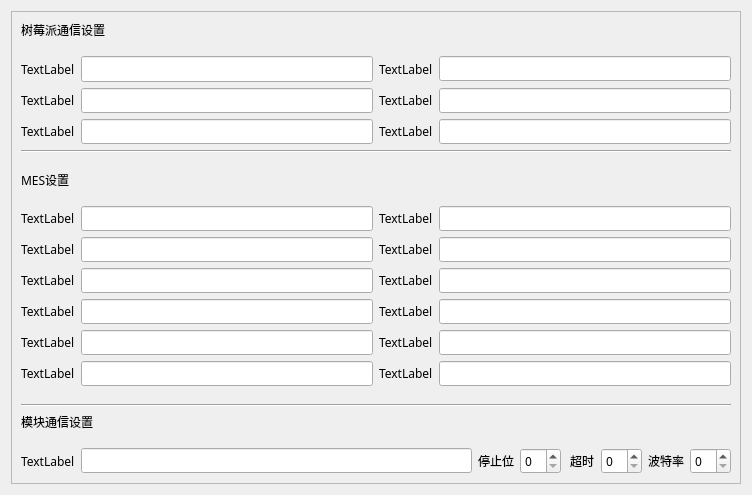
<?xml version="1.0" encoding="UTF-8"?>
<ui version="4.0">
 <class>Dialog</class>
 <widget class="QDialog" name="Dialog">
  <property name="geometry">
   <rect>
    <x>0</x>
    <y>0</y>
    <width>752</width>
    <height>495</height>
   </rect>
  </property>
  <property name="windowTitle">
   <string>Dialog</string>
  </property>
  <layout class="QVBoxLayout" name="verticalLayout_2">
   <item>
    <widget class="QScrollArea" name="scrollArea">
     <property name="font">
      <font>
       <family>JetBrains Mono</family>
      </font>
     </property>
     <property name="widgetResizable">
      <bool>true</bool>
     </property>
     <widget class="QWidget" name="scrollAreaWidgetContents">
      <property name="geometry">
       <rect>
        <x>0</x>
        <y>0</y>
        <width>732</width>
        <height>475</height>
       </rect>
      </property>
      <layout class="QVBoxLayout" name="verticalLayout">
       <item>
        <widget class="QLabel" name="label_17">
         <property name="text">
          <string>树莓派通信设置</string>
         </property>
        </widget>
       </item>
       <item>
        <spacer name="verticalSpacer_3">
         <property name="orientation">
          <enum>Qt::Orientation::Vertical</enum>
         </property>
         <property name="sizeHint" stdset="0">
          <size>
           <width>20</width>
           <height>40</height>
          </size>
         </property>
        </spacer>
       </item>
       <item>
        <layout class="QGridLayout" name="gridLayout">
         <item row="0" column="0">
          <widget class="QLabel" name="label_5">
           <property name="text">
            <string>TextLabel</string>
           </property>
          </widget>
         </item>
         <item row="0" column="1">
          <widget class="QLineEdit" name="lineEdit">
           <property name="font">
            <font>
             <family>JetBrains Mono</family>
             <pointsize>10</pointsize>
            </font>
           </property>
          </widget>
         </item>
         <item row="0" column="2">
          <widget class="QLabel" name="label_15">
           <property name="text">
            <string>TextLabel</string>
           </property>
          </widget>
         </item>
         <item row="0" column="3">
          <widget class="QLineEdit" name="lineEdit_3"/>
         </item>
         <item row="1" column="0">
          <widget class="QLabel" name="label">
           <property name="text">
            <string>TextLabel</string>
           </property>
          </widget>
         </item>
         <item row="1" column="1">
          <widget class="QLineEdit" name="lineEdit_5"/>
         </item>
         <item row="1" column="2">
          <widget class="QLabel" name="label_9">
           <property name="text">
            <string>TextLabel</string>
           </property>
          </widget>
         </item>
         <item row="1" column="3">
          <widget class="QLineEdit" name="lineEdit_13"/>
         </item>
         <item row="2" column="0">
          <widget class="QLabel" name="label_3">
           <property name="text">
            <string>TextLabel</string>
           </property>
          </widget>
         </item>
         <item row="2" column="1">
          <widget class="QLineEdit" name="lineEdit_6"/>
         </item>
         <item row="2" column="2">
          <widget class="QLabel" name="label_2">
           <property name="text">
            <string>TextLabel</string>
           </property>
          </widget>
         </item>
         <item row="2" column="3">
          <widget class="QLineEdit" name="lineEdit_2"/>
         </item>
        </layout>
       </item>
       <item>
        <widget class="Line" name="line">
         <property name="orientation">
          <enum>Qt::Orientation::Horizontal</enum>
         </property>
        </widget>
       </item>
       <item>
        <spacer name="verticalSpacer">
         <property name="orientation">
          <enum>Qt::Orientation::Vertical</enum>
         </property>
         <property name="sizeHint" stdset="0">
          <size>
           <width>20</width>
           <height>40</height>
          </size>
         </property>
        </spacer>
       </item>
       <item>
        <widget class="QLabel" name="label_18">
         <property name="text">
          <string>MES设置</string>
         </property>
        </widget>
       </item>
       <item>
        <spacer name="verticalSpacer_4">
         <property name="orientation">
          <enum>Qt::Orientation::Vertical</enum>
         </property>
         <property name="sizeHint" stdset="0">
          <size>
           <width>20</width>
           <height>40</height>
          </size>
         </property>
        </spacer>
       </item>
       <item>
        <layout class="QGridLayout" name="gridLayout_3">
         <item row="0" column="0">
          <widget class="QLabel" name="label_21">
           <property name="text">
            <string>TextLabel</string>
           </property>
          </widget>
         </item>
         <item row="0" column="1">
          <widget class="QLineEdit" name="lineEdit_10"/>
         </item>
         <item row="0" column="2">
          <widget class="QLabel" name="label_24">
           <property name="text">
            <string>TextLabel</string>
           </property>
          </widget>
         </item>
         <item row="0" column="3">
          <widget class="QLineEdit" name="lineEdit_14"/>
         </item>
         <item row="1" column="0">
          <widget class="QLabel" name="label_16">
           <property name="text">
            <string>TextLabel</string>
           </property>
          </widget>
         </item>
         <item row="1" column="1">
          <widget class="QLineEdit" name="lineEdit_19"/>
         </item>
         <item row="1" column="2">
          <widget class="QLabel" name="label_27">
           <property name="text">
            <string>TextLabel</string>
           </property>
          </widget>
         </item>
         <item row="1" column="3">
          <widget class="QLineEdit" name="lineEdit_4"/>
         </item>
         <item row="2" column="0">
          <widget class="QLabel" name="label_22">
           <property name="text">
            <string>TextLabel</string>
           </property>
          </widget>
         </item>
         <item row="2" column="1">
          <widget class="QLineEdit" name="lineEdit_11"/>
         </item>
         <item row="2" column="2">
          <widget class="QLabel" name="label_25">
           <property name="text">
            <string>TextLabel</string>
           </property>
          </widget>
         </item>
         <item row="2" column="3">
          <widget class="QLineEdit" name="lineEdit_15"/>
         </item>
         <item row="3" column="0">
          <widget class="QLabel" name="label_23">
           <property name="text">
            <string>TextLabel</string>
           </property>
          </widget>
         </item>
         <item row="3" column="1">
          <widget class="QLineEdit" name="lineEdit_12"/>
         </item>
         <item row="3" column="2">
          <widget class="QLabel" name="label_26">
           <property name="text">
            <string>TextLabel</string>
           </property>
          </widget>
         </item>
         <item row="3" column="3">
          <widget class="QLineEdit" name="lineEdit_16"/>
         </item>
         <item row="4" column="0">
          <widget class="QLabel" name="label_6">
           <property name="text">
            <string>TextLabel</string>
           </property>
          </widget>
         </item>
         <item row="4" column="1">
          <widget class="QLineEdit" name="lineEdit_8"/>
         </item>
         <item row="4" column="2">
          <widget class="QLabel" name="label_10">
           <property name="text">
            <string>TextLabel</string>
           </property>
          </widget>
         </item>
         <item row="4" column="3">
          <widget class="QLineEdit" name="lineEdit_17"/>
         </item>
         <item row="5" column="0">
          <widget class="QLabel" name="label_14">
           <property name="text">
            <string>TextLabel</string>
           </property>
          </widget>
         </item>
         <item row="5" column="1">
          <widget class="QLineEdit" name="lineEdit_7"/>
         </item>
         <item row="5" column="2">
          <widget class="QLabel" name="label_4">
           <property name="text">
            <string>TextLabel</string>
           </property>
          </widget>
         </item>
         <item row="5" column="3">
          <widget class="QLineEdit" name="lineEdit_18"/>
         </item>
        </layout>
       </item>
       <item>
        <spacer name="verticalSpacer_2">
         <property name="orientation">
          <enum>Qt::Orientation::Vertical</enum>
         </property>
         <property name="sizeHint" stdset="0">
          <size>
           <width>20</width>
           <height>40</height>
          </size>
         </property>
        </spacer>
       </item>
       <item>
        <widget class="Line" name="line_2">
         <property name="orientation">
          <enum>Qt::Orientation::Horizontal</enum>
         </property>
        </widget>
       </item>
       <item>
        <widget class="QLabel" name="label_20">
         <property name="text">
          <string>模块通信设置</string>
         </property>
        </widget>
       </item>
       <item>
        <spacer name="verticalSpacer_5">
         <property name="orientation">
          <enum>Qt::Orientation::Vertical</enum>
         </property>
         <property name="sizeHint" stdset="0">
          <size>
           <width>20</width>
           <height>40</height>
          </size>
         </property>
        </spacer>
       </item>
       <item>
        <layout class="QHBoxLayout" name="horizontalLayout">
         <item>
          <widget class="QLabel" name="label_19">
           <property name="text">
            <string>TextLabel</string>
           </property>
          </widget>
         </item>
         <item>
          <widget class="QLineEdit" name="lineEdit_9"/>
         </item>
         <item>
          <widget class="QLabel" name="label_13">
           <property name="text">
            <string>停止位</string>
           </property>
          </widget>
         </item>
         <item>
          <widget class="QSpinBox" name="spinBox_2">
           <property name="maximumSize">
            <size>
             <width>100</width>
             <height>16777215</height>
            </size>
           </property>
          </widget>
         </item>
         <item>
          <widget class="QLabel" name="label_7">
           <property name="text">
            <string> 超时</string>
           </property>
          </widget>
         </item>
         <item>
          <widget class="QSpinBox" name="spinBox_3">
           <property name="maximumSize">
            <size>
             <width>100</width>
             <height>16777215</height>
            </size>
           </property>
           <property name="maximum">
            <number>23</number>
           </property>
          </widget>
         </item>
         <item>
          <widget class="QLabel" name="label_11">
           <property name="text">
            <string>波特率</string>
           </property>
          </widget>
         </item>
         <item>
          <widget class="QSpinBox" name="spinBox">
           <property name="maximumSize">
            <size>
             <width>100</width>
             <height>16777215</height>
            </size>
           </property>
          </widget>
         </item>
        </layout>
       </item>
      </layout>
     </widget>
    </widget>
   </item>
  </layout>
 </widget>
 <resources/>
 <connections/>
</ui>
